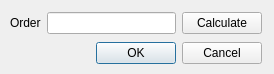
<?xml version="1.0" encoding="UTF-8"?>
<ui version="4.0">
 <class>dlg_modeEstimation</class>
 <widget class="QDialog" name="dlg_modeEstimation">
  <property name="geometry">
   <rect>
    <x>0</x>
    <y>0</y>
    <width>274</width>
    <height>74</height>
   </rect>
  </property>
  <property name="windowTitle">
   <string>Mode Estimation Setup</string>
  </property>
  <widget class="QWidget" name="">
   <property name="geometry">
    <rect>
     <x>10</x>
     <y>10</y>
     <width>252</width>
     <height>56</height>
    </rect>
   </property>
   <layout class="QVBoxLayout" name="verticalLayout">
    <item>
     <layout class="QHBoxLayout" name="horizontalLayout">
      <item>
       <widget class="QLabel" name="label">
        <property name="text">
         <string>Order</string>
        </property>
       </widget>
      </item>
      <item>
       <widget class="QLineEdit" name="line_Order"/>
      </item>
      <item>
       <widget class="QPushButton" name="btn_modeEst">
        <property name="text">
         <string>Calculate</string>
        </property>
       </widget>
      </item>
     </layout>
    </item>
    <item>
     <widget class="QDialogButtonBox" name="buttonBox">
      <property name="orientation">
       <enum>Qt::Horizontal</enum>
      </property>
      <property name="standardButtons">
       <set>QDialogButtonBox::Cancel|QDialogButtonBox::Ok</set>
      </property>
     </widget>
    </item>
   </layout>
  </widget>
 </widget>
 <resources/>
 <connections>
  <connection>
   <sender>buttonBox</sender>
   <signal>accepted()</signal>
   <receiver>dlg_modeEstimation</receiver>
   <slot>accept()</slot>
   <hints>
    <hint type="sourcelabel">
     <x>248</x>
     <y>254</y>
    </hint>
    <hint type="destinationlabel">
     <x>157</x>
     <y>274</y>
    </hint>
   </hints>
  </connection>
  <connection>
   <sender>buttonBox</sender>
   <signal>rejected()</signal>
   <receiver>dlg_modeEstimation</receiver>
   <slot>reject()</slot>
   <hints>
    <hint type="sourcelabel">
     <x>316</x>
     <y>260</y>
    </hint>
    <hint type="destinationlabel">
     <x>286</x>
     <y>274</y>
    </hint>
   </hints>
  </connection>
 </connections>
</ui>
